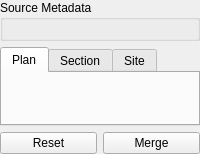
<?xml version="1.0" encoding="UTF-8"?>
<ui version="4.0">
 <class>DigitisingWidget</class>
 <widget class="QWidget" name="DigitisingWidget">
  <property name="windowTitle">
   <string>DigitisingWidget</string>
  </property>
  <layout class="QVBoxLayout" name="verticalLayout">
   <property name="sizeConstraint">
    <enum>QLayout::SetMinAndMaxSize</enum>
   </property>
   <property name="margin">
    <number>0</number>
   </property>
   <item>
    <widget class="QScrollArea" name="digitisingScrollArea">
     <property name="frameShape">
      <enum>QFrame::NoFrame</enum>
     </property>
     <property name="widgetResizable">
      <bool>true</bool>
     </property>
     <widget class="QWidget" name="digitisingScrollAreaContents">
      <layout class="QVBoxLayout" name="verticalLayout_2">
       <property name="sizeConstraint">
        <enum>QLayout::SetMinAndMaxSize</enum>
       </property>
       <property name="margin">
        <number>0</number>
       </property>
       <item>
        <widget class="QGroupBox" name="sourceGroup">
         <property name="title">
          <string>Source Metadata</string>
         </property>
         <layout class="QVBoxLayout" name="verticalLayout_3">
          <item>
           <widget class="SourceWidget" name="sourceWidget" native="true"/>
          </item>
         </layout>
        </widget>
       </item>
       <item>
        <widget class="QTabWidget" name="tabWidget">
         <property name="currentIndex">
          <number>0</number>
         </property>
         <widget class="QWidget" name="planDigitisingWidget">
          <attribute name="title">
           <string>Plan</string>
          </attribute>
          <layout class="QVBoxLayout" name="verticalLayout_4">
           <property name="sizeConstraint">
            <enum>QLayout::SetMinAndMaxSize</enum>
           </property>
           <property name="leftMargin">
            <number>12</number>
           </property>
           <property name="rightMargin">
            <number>12</number>
           </property>
           <property name="bottomMargin">
            <number>12</number>
           </property>
           <item>
            <widget class="FeatureWidget" name="planFeatureWidget" native="true"/>
           </item>
           <item>
            <spacer name="verticalSpacer_2">
             <property name="orientation">
              <enum>Qt::Vertical</enum>
             </property>
             <property name="sizeHint" stdset="0">
              <size>
               <width>58</width>
               <height>25</height>
              </size>
             </property>
            </spacer>
           </item>
          </layout>
         </widget>
         <widget class="QWidget" name="sectionDigitisingWidget">
          <attribute name="title">
           <string>Section</string>
          </attribute>
          <layout class="QVBoxLayout" name="verticalLayout_6">
           <property name="sizeConstraint">
            <enum>QLayout::SetMinAndMaxSize</enum>
           </property>
           <property name="margin">
            <number>12</number>
           </property>
           <item>
            <widget class="FeatureWidget" name="sectionFeatureWidget" native="true"/>
           </item>
           <item>
            <spacer name="verticalSpacer_3">
             <property name="orientation">
              <enum>Qt::Vertical</enum>
             </property>
             <property name="sizeHint" stdset="0">
              <size>
               <width>68</width>
               <height>25</height>
              </size>
             </property>
            </spacer>
           </item>
          </layout>
         </widget>
         <widget class="QWidget" name="siteDigitisingWidget">
          <attribute name="title">
           <string>Site</string>
          </attribute>
          <layout class="QVBoxLayout" name="verticalLayout_5">
           <property name="sizeConstraint">
            <enum>QLayout::SetMinAndMaxSize</enum>
           </property>
           <property name="leftMargin">
            <number>12</number>
           </property>
           <property name="topMargin">
            <number>12</number>
           </property>
           <property name="rightMargin">
            <number>12</number>
           </property>
           <property name="bottomMargin">
            <number>0</number>
           </property>
           <item>
            <widget class="FeatureWidget" name="siteFeatureWidget" native="true"/>
           </item>
           <item>
            <spacer name="verticalSpacer_4">
             <property name="orientation">
              <enum>Qt::Vertical</enum>
             </property>
             <property name="sizeHint" stdset="0">
              <size>
               <width>88</width>
               <height>25</height>
              </size>
             </property>
            </spacer>
           </item>
          </layout>
         </widget>
        </widget>
       </item>
      </layout>
     </widget>
    </widget>
   </item>
   <item>
    <layout class="QHBoxLayout" name="horizontalLayout">
     <item>
      <widget class="QPushButton" name="resetButton">
       <property name="toolTip">
        <string>Clear unsaved changes from work layers</string>
       </property>
       <property name="text">
        <string>Reset</string>
       </property>
      </widget>
     </item>
     <item>
      <widget class="QPushButton" name="mergeButton">
       <property name="toolTip">
        <string>Move new context to main layers</string>
       </property>
       <property name="text">
        <string>Merge</string>
       </property>
      </widget>
     </item>
    </layout>
   </item>
  </layout>
 </widget>
 <customwidgets>
  <customwidget>
   <class>SourceWidget</class>
   <extends>QWidget</extends>
   <header>..source_widget.h</header>
   <container>1</container>
  </customwidget>
  <customwidget>
   <class>FeatureWidget</class>
   <extends>QWidget</extends>
   <header>..feature_widget.h</header>
   <container>1</container>
  </customwidget>
 </customwidgets>
 <resources/>
 <connections/>
</ui>
